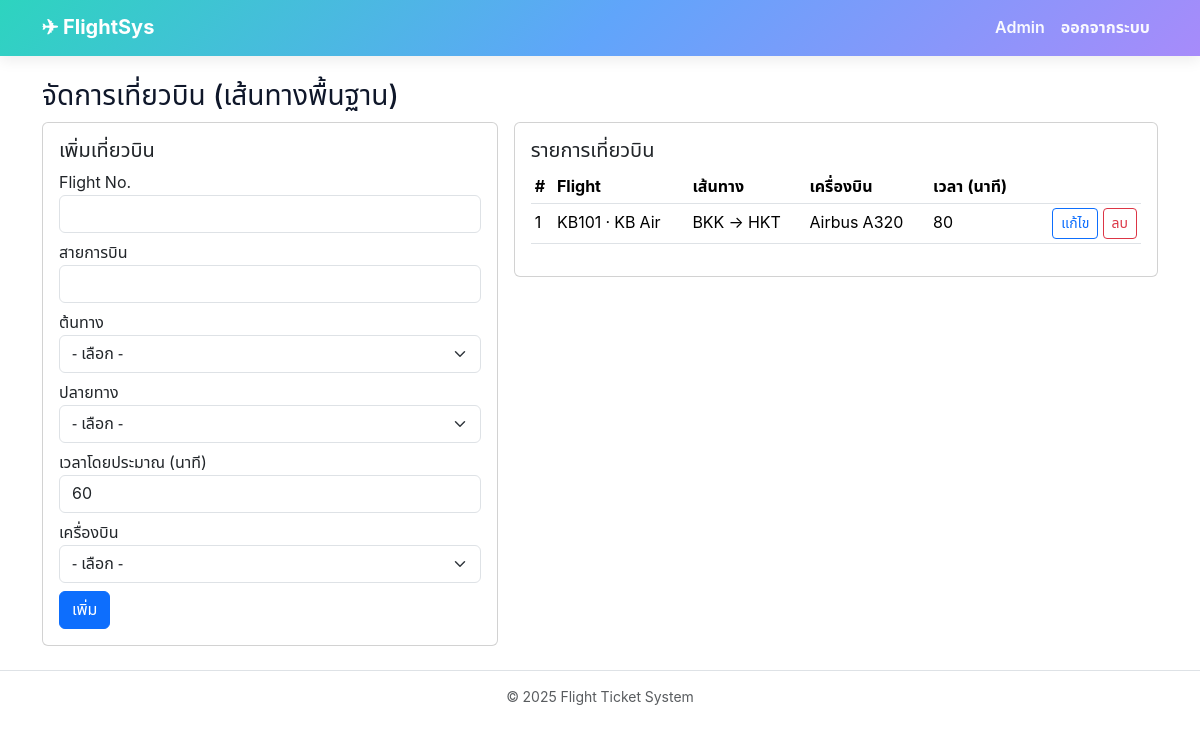
The page /admin/flights.php (signed in) on the database its author committed.
### tables this page shows
CREATE TABLE flights (
  id INT AUTO_INCREMENT PRIMARY KEY,
  flight_no VARCHAR(10) NOT NULL UNIQUE,  
  airline VARCHAR(80) NOT NULL,
  origin_airport_id INT NOT NULL,
  dest_airport_id INT NOT NULL,
  base_duration_min INT NOT NULL,         
  aircraft_id INT NOT NULL,
  FOREIGN KEY (origin_airport_id) REFERENCES airports(id),
  FOREIGN KEY (dest_airport_id) REFERENCES airports(id),
  FOREIGN KEY (aircraft_id) REFERENCES aircrafts(id)
);

CREATE TABLE airports (
  id INT AUTO_INCREMENT PRIMARY KEY,
  iata_code CHAR(3) NOT NULL UNIQUE,
  name VARCHAR(150) NOT NULL,
  city VARCHAR(100),
  country VARCHAR(100),
  timezone VARCHAR(64) DEFAULT 'UTC'
);

CREATE TABLE aircrafts (
  id INT AUTO_INCREMENT PRIMARY KEY,
  model VARCHAR(80) NOT NULL,
  registration VARCHAR(30) UNIQUE,
  seat_rows INT NOT NULL,
  seats_per_row INT NOT NULL,
  business_rows INT DEFAULT 0             
);

### admin/flights.php (the view, shortened to what this page needs)
<?php
require_once __DIR__.'/../config/db.php';
$mode='create'; $edit=null;
$rows=$pdo->query("SELECT f.*, ao.iata_code ao, ad.iata_code ad, ac.model
  FROM flights f
  JOIN airports ao ON f.origin_airport_id=ao.id
  JOIN airports ad ON f.dest_airport_id=ad.id
  JOIN aircrafts ac ON f.aircraft_id=ac.id
  ORDER BY f.id DESC")->fetchAll();
require_once __DIR__.'/../includes/header.php';
?>
<h3>จัดการเที่ยวบิน (เส้นทางพื้นฐาน)</h3>
<div class="row g-3">
  <div class="col-md-5">
    <div class="card"><div class="card-body">
      <h5><?= $mode==='create'?'เพิ่มเที่ยวบิน':'แก้ไขเที่ยวบิน' ?></h5>
      <form method="post">
        <div class="mb-2"><label>Flight No.</label><input class="form-control" name="flight_no" required value="<?= $edit['flight_no'] ?? '' ?>"></div>
        <div class="mb-2"><label>สายการบิน</label><input class="form-control" name="airline" required value="<?= $edit['airline'] ?? '' ?>"></div>
        <div class="mb-2"><label>ต้นทาง</label>
          <select class="form-select" name="origin" required>
            <option value="">- เลือก -</option>
          </select>
        </div>
        <div class="mb-2"><label>ปลายทาง</label>
          <select class="form-select" name="dest" required>
            <option value="">- เลือก -</option>
          </select>
        </div>
        <div class="mb-2"><label>เวลาโดยประมาณ (นาที)</label>
          <input type="number" class="form-control" name="duration" required value="<?= $edit['base_duration_min'] ?? 60 ?>">
        </div>
        <div class="mb-2"><label>เครื่องบิน</label>
          <select class="form-select" name="aircraft_id" required>
            <option value="">- เลือก -</option>
          </select>
        </div>
        <button class="btn btn-primary"><?= $mode==='create'?'เพิ่ม':'บันทึก' ?></button>
      </form>
    </div></div>
  </div>
  <div class="col-md-7">
    <div class="card"><div class="card-body">
      <h5>รายการเที่ยวบิน</h5>
      <table class="table table-sm align-middle">
        <thead><tr><th>#</th><th>Flight</th><th>เส้นทาง</th><th>เครื่องบิน</th><th>เวลา (นาที)</th><th></th></tr></thead>
        <tbody>
        <?php foreach($rows as $r): ?>
          <tr>
            <td><?= $r['id'] ?></td>
            <td><?= htmlspecialchars($r['flight_no']) ?> · <?= htmlspecialchars($r['airline']) ?></td>
            <td><?= $r['ao'] ?> → <?= $r['ad'] ?></td>
            <td><?= htmlspecialchars($r['model']) ?></td>
            <td><?= $r['base_duration_min'] ?></td>
            <td class="text-end">
              <a class="btn btn-sm btn-outline-primary" href="?edit=<?= $r['id'] ?>">แก้ไข</a>
              <form method="post" class="d-inline" onsubmit="return confirm('ลบเส้นทางนี้?')">
                <button class="btn btn-sm btn-outline-danger">ลบ</button>
              </form>
            </td>
          </tr>
        <?php endforeach; ?>
        </tbody>
      </table>
    </div></div>
  </div>
</div>
<?php require_once __DIR__.'/../includes/footer.php'; ?>

### assets/css/style.css (style rules this page uses)
:root { --brand:#2563eb; --gradient: linear-gradient(135deg,#2dd4bf 0%, #60a5fa 50%, #a78bfa 100%); }
body { font-family: "Noto Sans Thai","Inter",system-ui,-apple-system,"Segoe UI",Roboto,"Helvetica Neue",Arial,"Noto Sans",sans-serif; color:#0f172a; }

### rows shown on the page
flights: id "1", flight_no "KB101", airline "KB Air", origin_airport.iata_code "BKK", dest_airport.iata_code "HKT", aircraft.model "Airbus A320", base_duration_min "80"
